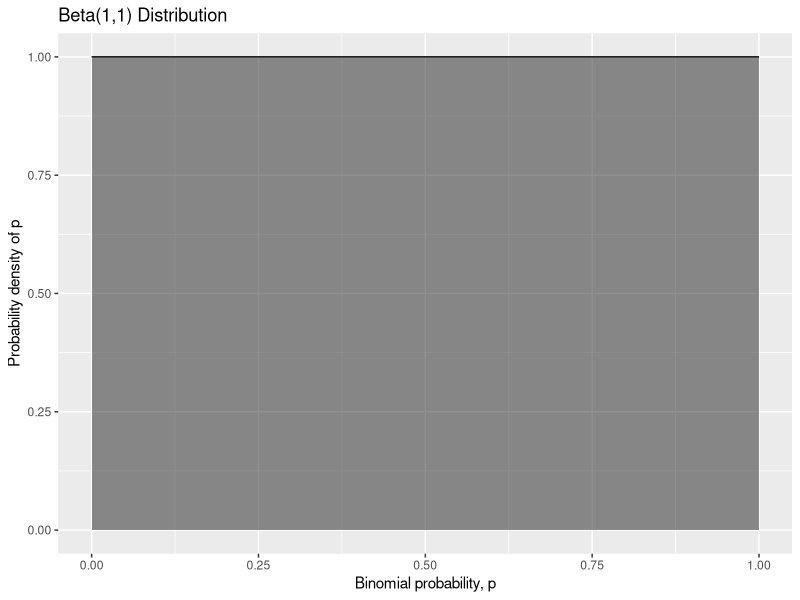
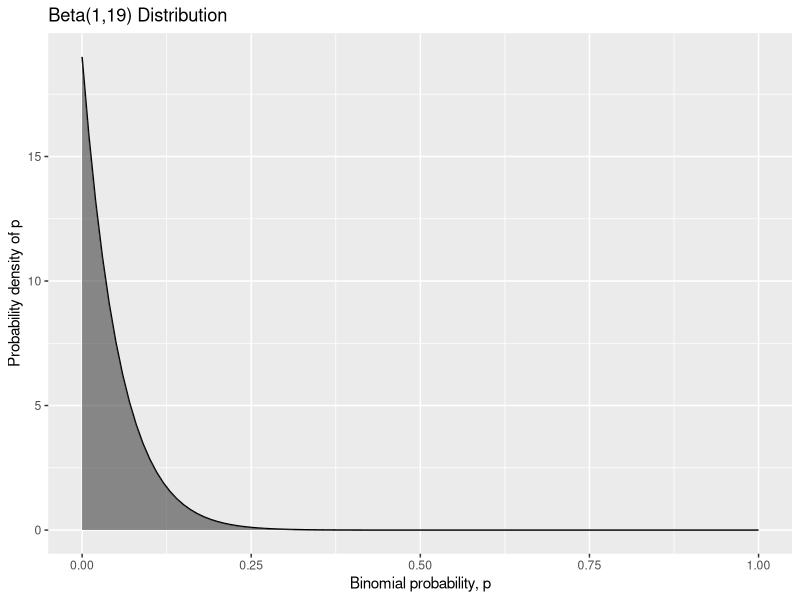
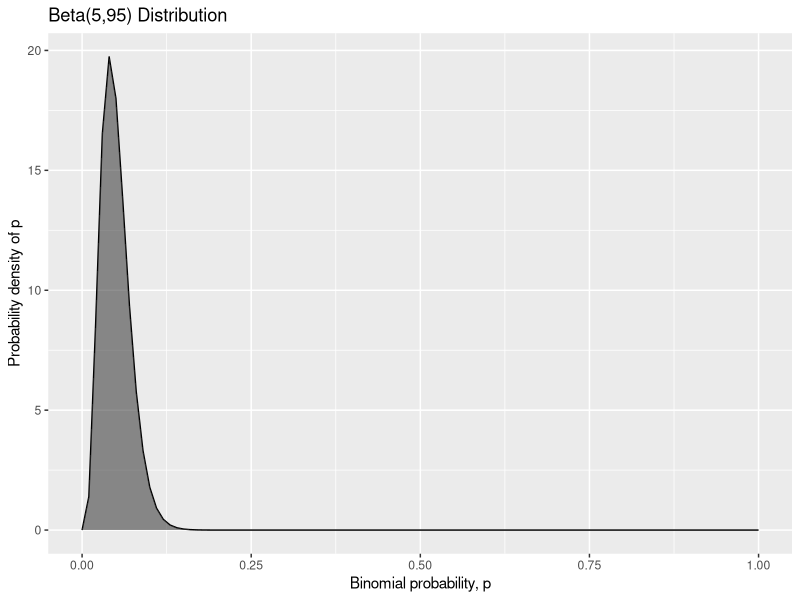
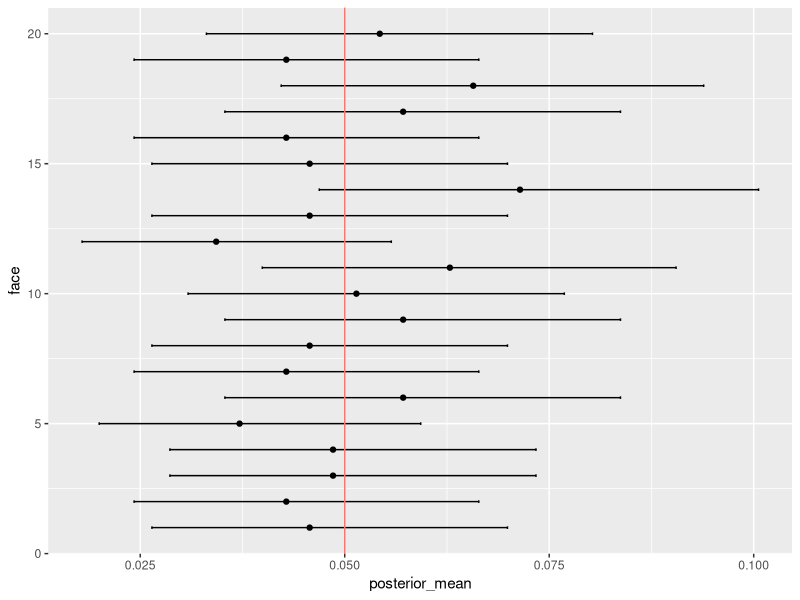
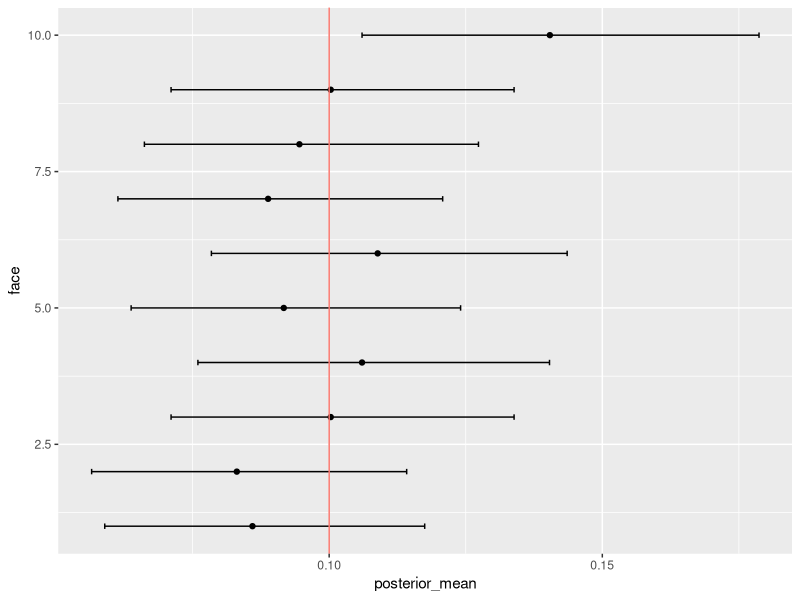

R code for these plots, in order:
## ---- chunk 1
knitr::opts_chunk$set(echo = TRUE)

library(tidyverse)
## ---- chunk 2
ggplot(data.frame(x = c(0:1))) + 
  stat_function(fun = dbeta, 
                args = list(shape1 = 1, shape2 = 1)) +
  stat_function(fun = dbeta, 
                args = list(shape1 = 1, shape2 = 1),
                xlim = c(0,1),
                geom = "area",
                aes(x, alpha = 0.5)) +
  labs(title = "Beta(1,1) Distribution",
       x = "Binomial probability, p",
       y = "Probability density of p") +
  theme(legend.position="none")
## ---- chunk 3
ggplot(data.frame(x = c(0:1))) + 
  stat_function(fun = dbeta, 
                args = list(shape1 = 1, shape2 = 19)) +
  stat_function(fun = dbeta, 
                args = list(shape1 = 1, shape2 = 19),
                xlim = c(0,1),
                geom = "area",
                aes(x, alpha = 0.5)) +
  labs(title = "Beta(1,19) Distribution",
       x = "Binomial probability, p",
       y = "Probability density of p") +
  theme(legend.position="none")
## ---- chunk 4
ggplot(data.frame(x = c(0:1))) + 
  stat_function(fun = dbeta, 
                args = list(shape1 = 5, shape2 = 95)) +
  stat_function(fun = dbeta, 
                args = list(shape1 = 5, shape2 = 95),
                xlim = c(0,1),
                geom = "area",
                aes(x, alpha = 0.5)) +
  labs(title = "Beta(5,95) Distribution",
       x = "Binomial probability, p",
       y = "Probability density of p") +
  theme(legend.position="none")
## ---- chunk 5
bayesian_dice_analysis <- function(roll_data, faces = 20, beta_prior_a = 1, beta_prior_b = 1) {
  
  # Check that no rolls fall outside 1:faces
  ###
  
  # Check that alpha and beta are non-negative
  ###
  
  results_table <- tibble(face = c(1:faces))
  
  # Figure our the number of successes per face
  # Not sure how to do this inside a mutate function below
  successes <- c()
  for (i in 1:faces) {
    successes <- rbind(successes, sum(roll_data == i))
  }
  
  # Add columns for the count of binomial successes and failures
  results_table <- results_table %>% 
                    mutate(successes = successes,
                           failures = length(roll_data) - successes)
  
  # Add the values related to the posterior distribution
  results_table <- results_table %>%
                    mutate(beta_post_a = beta_prior_a + successes,
                           beta_post_b = beta_prior_b + failures,
                           posterior_mean = beta_post_a / (beta_post_a + beta_post_b),
                           posterior_median = qbeta(0.5, beta_post_a, beta_post_b),
                           posterior_mode = (beta_post_a - 1) / (beta_post_a + beta_post_b - 2),
                           ci_95_lower = qbeta(0.025, beta_post_a, beta_post_b),
                           ci_95_upper = qbeta(0.975, beta_post_a, beta_post_b))
  
  return(results_table)
}
## ---- chunk 6
d20_data <- read_csv("d20.csv")
d20_result <- bayesian_dice_analysis(d20_data$Rolls, faces = 20, beta_prior_a = 5, beta_prior_b = 95)
## ---- chunk 7
ggplot(d20_result, aes(x = face, y = posterior_mean)) + 
  geom_point() +
  geom_errorbar(aes(ymin = ci_95_lower, ymax = ci_95_upper), colour = "black", width = 0.1) +
  geom_hline(aes(yintercept = 0.05, color = "red")) +
  theme(legend.position = "none") +
  coord_flip()
## ---- chunk 8
d10_data <- read_csv("d10.csv")
d10_result <- bayesian_dice_analysis(d10_data$Rolls, faces = 10, beta_prior_a = 10, beta_prior_b = 90)

ggplot(d10_result, aes(x = face, y = posterior_mean)) + 
  geom_point() +
  geom_errorbar(aes(ymin = ci_95_lower, ymax = ci_95_upper), colour = "black", width = 0.1) +
  geom_hline(aes(yintercept = 0.10, color = "red")) +
  theme(legend.position = "none") +
  coord_flip()
